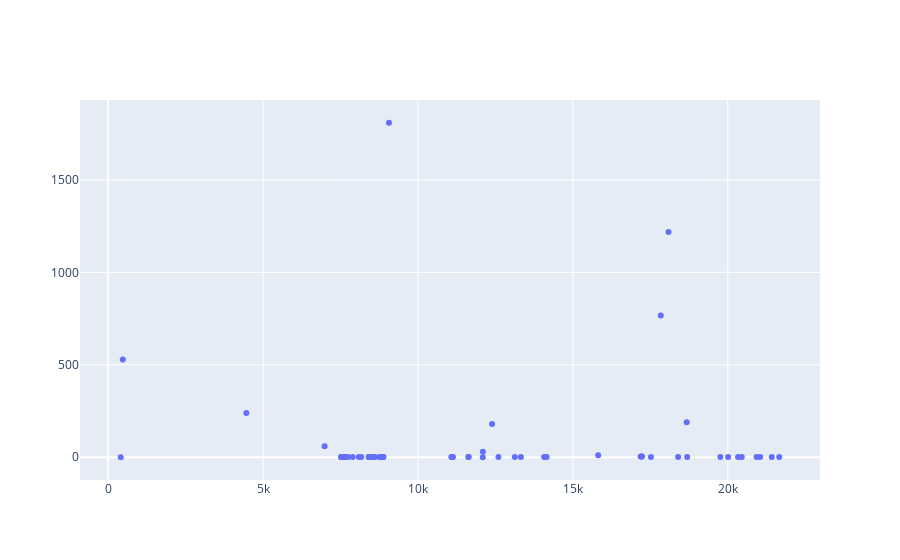

The code cell stored with this chart in its notebook:
### Code cell
# Create a trace

trace = go.Scatter(
    x = Fraud.Time,
    y = Fraud.Amount,
    mode = 'markers'
)
data = [trace]

plotly.offline.iplot({
    "data": data
})

### Figure 1 — Plotly figure (JSON) as saved in the notebook; plotly's stock layout.template omitted (floating-point values rounded to 4 significant figures)
{"data": [{"mode": "markers", "x": [406, 472, 4462, 6986, 7519, 7526, 7535, 7543, 7551, 7610, 7672, 7740, 7891, 8090, 8169, 8408, 8415, 8451, 8528, 8614, 8757, 8808, 8878, 8886, 9064, 11080, 11092, 11131, 11629, 11635, 12093, 12095, 12393, 12597, 13126, 13323, 14073, 14152, 15817, 17187, 17220, 17230, 17520, 17838, 18088, 18399, 18675, 18690, 19762, 20011, 20332, 20451, 20931, 21046, 21419, 21662], "y": [0, 529, 239.9, 59, 1, 1, 1, 1, 1, 1, 1, 1, 1, 1, 1, 1, 1, 1, 1, 1, 1, 1.1, 1, 1, 1810.0, 1, 1, 1, 1, 1, 0, 30.39, 179.7, 1, 1, 1, 1, 1, 11.39, 3.79, 3.79, 3.93, 1, 766.4, 1219.0, 1, 188.8, 1, 1, 1, 1, 1, 1, 1, 1, 1], "type": "scatter"}], "layout": {}}
